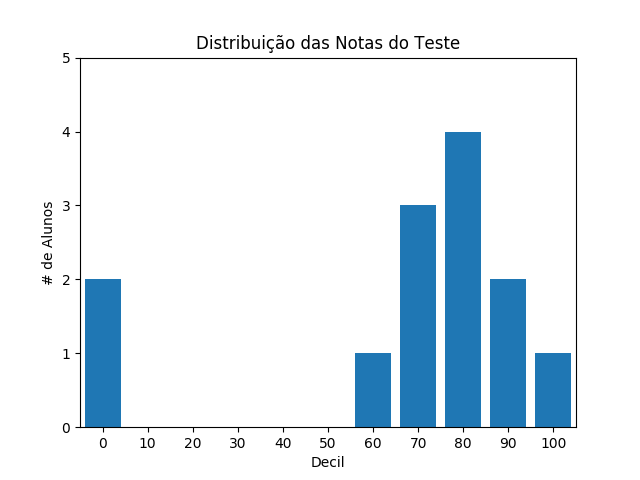

The script that saved this image:
from matplotlib import pyplot as plt
from collections import Counter

grades = [83, 95, 91, 87, 70, 0, 85, 82, 100, 67, 73, 77, 0]
decile = lambda grade: grade // 10 * 10
histogram = Counter(decile(grade) for grade in grades)

plt.bar([x for x in histogram.keys()],
        histogram.values(),
        8)

plt.axis([-5, 105, 0, 5])

plt.xticks([10 * i for i in range(11)]) #rotulos no eixo x em 0, 10, ... 100

plt.xlabel("Decil")
plt.ylabel("# de Alunos")
plt.title("Distribuição das Notas do Teste")
plt.savefig("bar_chart_02.png")